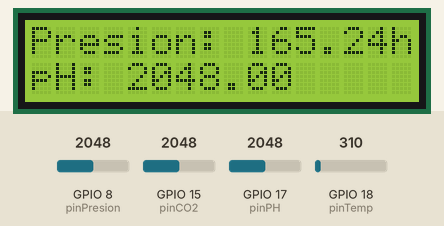
A sketch run on a simulated ESP32. Shown: 16×2 character LCD. The inputs (shaded band) are chosen by the test bench; at power-on: GPIO 18 (pinTemp) = 310, GPIO 8 (pinPresion) = 2048, GPIO 15 (pinCO2) = 2048, GPIO 17 (pinPH) = 2048. WiFi joins after 1.5 s; servers stay silent unless stated; what the sketch prints to the serial monitor is not drawn.

Above: at 3.7 s.
3.8 s: GPIO 18 (pinTemp) set to 372
At 4.6 s:
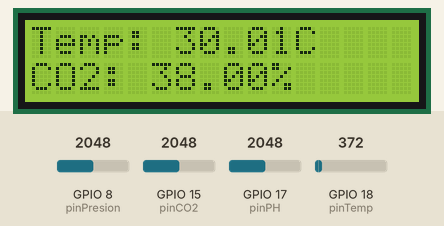
5.7 s: GPIO 8 (pinPresion) set to 2190
At 7.9 s:
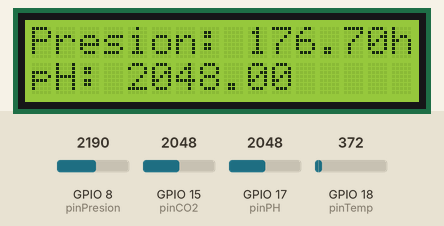
9.0 s: GPIO 15 (pinCO2) set to 2190
At 10.0 s:
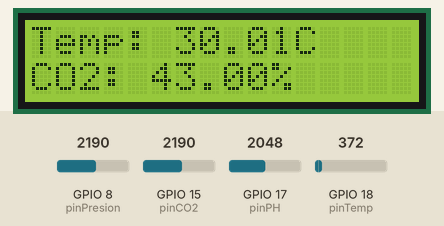
10.9 s: GPIO 17 (pinPH) set to 1026
At 13.3 s:
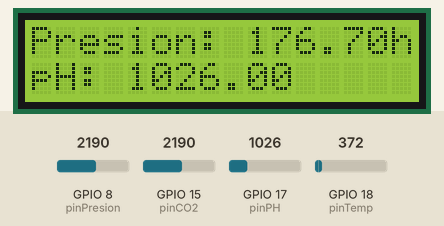
15.6 s: GPIO 17 (pinPH) set to 965
At 17.4 s:
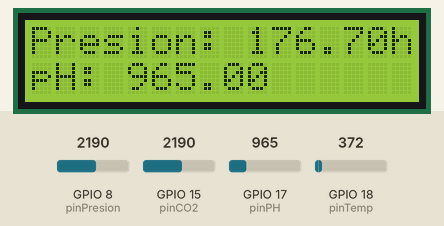
18.5 s: GPIO 18 (pinTemp) set to 434
At 19.6 s:
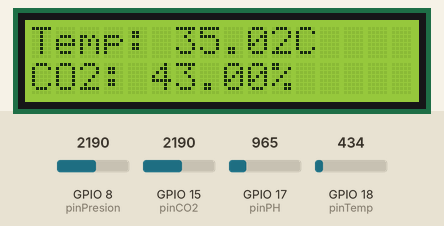
Timing chart, 0 to 21.4 s (numbered marks = the images above; inputs shaded):
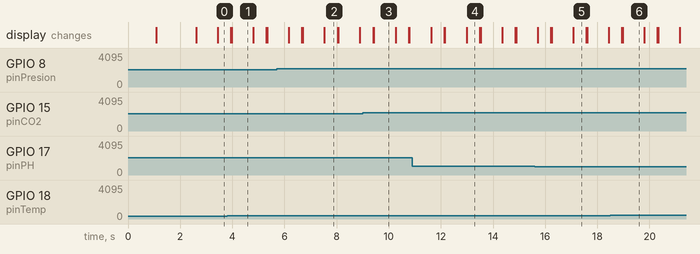

The sketch:

CODIGO_THINK_COMPLETO_SIN_BPM.ino
```cpp
#include <Wire.h>
#include <LiquidCrystal_I2C.h>
#include <WiFi.h>
#include <ThingSpeak.h>

// Define los pines SDA y SCL
#define SDA_PIN 41 // Cambia este valor según el pin que quieras usar
#define SCL_PIN 42 // Cambia este valor según el pin que quieras usar

// Configuración de la dirección I2C de la pantalla LCD
#define LCD_ADDRESS 0x27 // Cambia esto si tu dirección es diferente

// Inicializa el objeto LiquidCrystal_I2C
LiquidCrystal_I2C lcd(LCD_ADDRESS, 16, 2); // 16 columnas y 2 filas

// Definición de pines para los sensores (fijos)
const int pinTemp = 18;    // Pin para el sensor de temperatura
const int pinPresion = 8; // Pin para el sensor de presión
const int pinPH = 17;      // Pin para el sensor de pH
const int pinCO2 = 15;     // Pin para el sensor de CO2

int sensorValue = 0; // Valor leído del sensor
unsigned long lastTime = 0; // Tiempo de la última lectura
int beatCount = 0; // Contador de latidos
const int threshold = 2150; // Umbral para detectar un latido

// Credenciales de WiFi
const char* ssid = "Rrr";
const char* password = "09112005";

// Credenciales de ThingSpeak
unsigned long channelID = 2681634; // Define esto antes de cargar
const char* writeAPIKey = "F45JNVY8JSW3RR2J"; // Define esto antes de cargar

WiFiClient client;

void setup() {
    Serial.begin(115200);

    // Inicia la comunicación I2C con los pines definidos
    Wire.begin(SDA_PIN, SCL_PIN);

    // Inicia la pantalla LCD
    lcd.init(); // Cambia lcd.begin() por lcd.init()
    lcd.backlight(); // Enciende la luz de fondo

    // Muestra un mensaje en la pantalla LCD
    lcd.setCursor(0, 0);
    lcd.print("Iniciando...");
    delay(1000);
    lcd.clear();

    // Conexión a la red WiFi
    WiFi.begin(ssid, password);
    while (WiFi.status() != WL_CONNECTED) {
        delay(500);
        Serial.print(".");
    }
    Serial.println("\nConectado al WiFi");

    // Inicializar ThingSpeak
    ThingSpeak.begin(client);
}

void loop() {
    // Leer valores de los sensores
    float temperatura = analogRead(pinTemp) * (3.3 / 4090.0) * 100; // Ejemplo de conversión
    float presion = analogRead(pinPresion) * (3.3 / 4090.0) * 100; // Ejemplo de conversión
    float pH = analogRead(pinPH) ; // Ejemplo de conversión
    int CO2 = analogRead(pinCO2);  // Ejemplo de conversión

    Serial.println(CO2);
    float co2PPM = map(CO2, 3800, 1000, 100, 0);

    // Imprimir los valores en el monitor serial
    Serial.print("Temperatura: ");
    Serial.print(temperatura);
    Serial.println(" °C");


    // Detecta si hay un latido
    if (pH > threshold) {
        beatCount++;
        delay(300); // Espera un tiempo para evitar múltiples detecciones de un solo latido
    }

    // Contabiliza el tiempo
    unsigned long currentTime = millis();
    if (currentTime - lastTime >= 1000) { // Cada segundo
        Serial.print("Latidos en 1 segundo: ");
        Serial.println(beatCount);

        // Calcula BPM
        float bpm = beatCount * 60; // Conversión a BPM
        Serial.print("Frecuencia cardíaca: ");
        Serial.print(bpm);
        Serial.println(" BPM");

        // Reinicia el contador y el tiempo
        lastTime = currentTime;
        beatCount = 0;
    }


    Serial.print("Presion: ");
    Serial.print(presion);
    Serial.println(" hPa");

    Serial.print("CO2: ");
    Serial.print(co2PPM);
    Serial.println("%");

    // Mostrar los valores en el LCD
    lcd.setCursor(0, 0);
    lcd.print("Temp: ");
    lcd.print(temperatura);
    lcd.print("C");

    lcd.setCursor(0, 1);
    lcd.print("CO2: ");
    lcd.print(co2PPM);
    lcd.println("%");

    // Enviar datos a ThingSpeak
    ThingSpeak.setField(1, temperatura);
    ThingSpeak.setField(2, presion);
    ThingSpeak.setField(3, pH);
    ThingSpeak.setField(4, co2PPM);
    ThingSpeak.writeFields(channelID, writeAPIKey);

    delay(500); // Esperar 2 segundos antes de la siguiente lectura
    lcd.clear();
    lcd.setCursor(0, 0);
    lcd.print("Presion: ");
    lcd.print(presion);
    lcd.print("hPa");

    lcd.setCursor(0, 1);
    lcd.print("pH: ");
    lcd.print(pH);
    delay(500); // Esperar 2 segundos antes de la siguiente lectura
    lcd.clear();
}
```

Measured:
- what the display in image 1 shows lasts 0.8 s, from 4.0 s to 4.8 s
- what the display in image 2 shows lasts 0.5 s, from 7.5 s to 8.0 s
